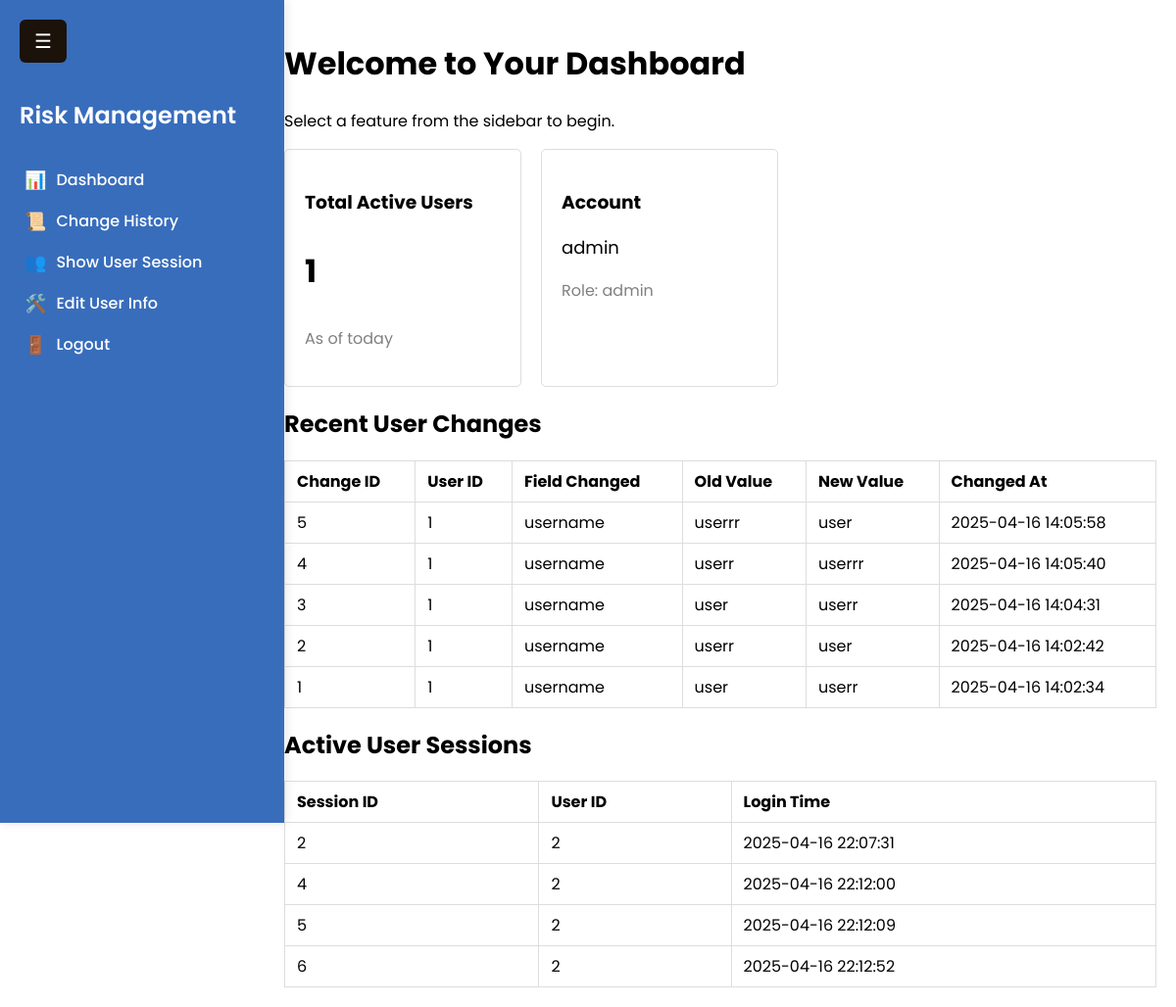
/admin_dashboard.php (signed in), run on the app's committed database.
### tables this page shows
CREATE TABLE `user_changes` (
  `change_id` int(11) NOT NULL,
  `user_id` int(11) NOT NULL,
  `field_changed` varchar(50) DEFAULT NULL,
  `old_value` text DEFAULT NULL,
  `new_value` text DEFAULT NULL,
  `changed_at` timestamp NOT NULL DEFAULT current_timestamp()
);

### admin_dashboard.php (the view, shortened to what this page needs)
<?php
include 'admin_sidebar.php';
$stmt_users = $pdo->prepare("SELECT COUNT(*) as total_users FROM users WHERE role = 'user'");
$stmt_users->execute();
$user_count = $stmt_users->fetch();
$stmt_changes = $pdo->prepare("SELECT * FROM user_changes ORDER BY changed_at DESC LIMIT 5");
$stmt_changes->execute();
$changes = $stmt_changes->fetchAll();
$stmt_sessions = $pdo->prepare("SELECT * FROM user_sessions WHERE logout_time IS NULL");
$stmt_sessions->execute();
$active_sessions = $stmt_sessions->fetchAll();
?>
<!DOCTYPE html>
<html lang="en">
<head>
    <link rel="stylesheet" href="style.css">
</head>
<body>
<div class="main-content">
    <h1>Welcome to Your Dashboard</h1>
    <p>Select a feature from the sidebar to begin.</p>
    <div class="card-container">
        <div class="card card-1">
            <h3>Total Active Users</h3>
            <p class="stat-number"><?php echo $user_count['total_users']; ?></p>
            <p style="color: gray;">As of today</p>
        </div>
        <div class="card card-2">
            <h3>Account</h3>
            <p style="font-size: 18px;"><?php echo htmlspecialchars($_SESSION['username']); ?></p>
            <p style="color: gray;">Role: <?php echo htmlspecialchars($_SESSION['role']); ?></p>
        </div>
    </div>
    <div class="table-container">
        <h2>Recent User Changes</h2>
        <table>
            <thead>
                <tr>
                    <th>Change ID</th>
                    <th>User ID</th>
                    <th>Field Changed</th>
                    <th>Old Value</th>
                    <th>New Value</th>
                    <th>Changed At</th>
                </tr>
            </thead>
            <tbody>
                <?php foreach ($changes as $change): ?>
                    <tr>
                        <td><?php echo $change['change_id']; ?></td>
                        <td><?php echo $change['user_id']; ?></td>
                        <td><?php echo $change['field_changed']; ?></td>
                        <td><?php echo $change['old_value']; ?></td>
                        <td><?php echo $change['new_value']; ?></td>
                        <td><?php echo $change['changed_at']; ?></td>
                    </tr>
                <?php endforeach; ?>
            </tbody>
        </table>
    </div>
    <div class="table-container">
        <h2>Active User Sessions</h2>
        <table>
            <thead>
                <tr>
                    <th>Session ID</th>
                    <th>User ID</th>
                    <th>Login Time</th>
                </tr>
            </thead>
            <tbody>
                <?php foreach ($active_sessions as $session): ?>
                    <tr>
                        <td><?php echo $session['session_id']; ?></td>
                        <td><?php echo $session['user_id']; ?></td>
                        <td><?php echo $session['login_time']; ?></td>
                    </tr>
                <?php endforeach; ?>
            </tbody>
        </table>
    </div>
</div>
</body>
</html>

### style.css (style rules this page uses)
:root { --body-color: #fff; --sidebar-color:rgb(56, 109, 188); --primary-color: #fff; --primary-color-light:rgb(56, 102, 172); --toggle-color:rgb(27, 18, 10); --text-color: #fff; --tran-03: all 0.3s ease; --tran-04: all 0.3s ease; --tran-05: all 0.3s ease; }
body { font-family: 'Poppins', sans-serif; margin: 0; background-color: var(--body-color); transition: var(--tran-04); }
.main-content { margin-left: 270px; padding: 20px; transition: var(--tran-05); }

### admin_dashboard.php (style rules this page uses)
.main-content { padding: 20px; }
.card-container { display: flex; }
.card { padding: 20px; margin-right: 20px; border: 1px solid #ddd; border-radius: 5px; width: 200px; }
.table-container { margin-top: 20px; }
table { width: 100%; border-collapse: collapse; }
th, td { padding: 8px 12px; border: 1px solid #ddd; text-align: left; }
.stat-number { font-size: 32px; font-weight: bold; }

### data on the page
user_changes: change_id "5", user "1", field_changed "username", old_value "userrr", new_value "user", changed_at "2025-04-16 14:05:58"
user_changes: change_id "4", user "1", field_changed "username", old_value "userr", new_value "userrr", changed_at "2025-04-16 14:05:40"
user_changes: change_id "3", user "1", field_changed "username", old_value "user", new_value "userr", changed_at "2025-04-16 14:04:31"
user_changes: change_id "2", user "1", field_changed "username", old_value "userr", new_value "user", changed_at "2025-04-16 14:02:42"
user_changes: change_id "1", user "1", field_changed "username", old_value "user", new_value "userr", changed_at "2025-04-16 14:02:34"

### other printed values
$user_count['total_users'] "1"
$_SESSION['username'] "admin"
$_SESSION['role'] "admin"
$session['session_id'] "2"
$session['user_id'] "2"
$session['login_time'] "2025-04-16 22:07:31"
$session['session_id'] "4"
$session['login_time'] "2025-04-16 22:12:00"
$session['session_id'] "5"
$session['login_time'] "2025-04-16 22:12:09"
$session['session_id'] "6"
$session['login_time'] "2025-04-16 22:12:52"
